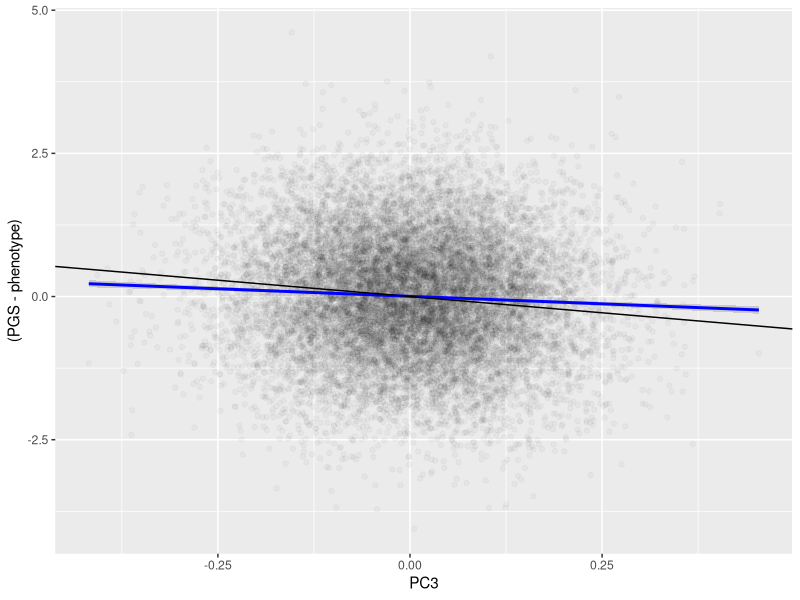
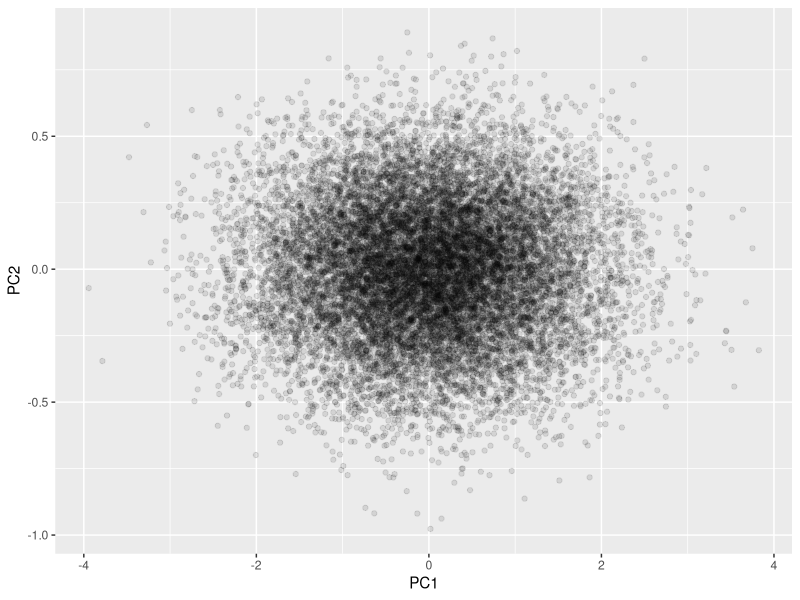

R code for these plots, in order:
# generates fake PC-like data to test on

library(tidyverse)

N <- 16000 # total number of individuals in test data set
L <- 32 # total number of dimensions in data set


set.seed(2016)
data <- tibble(IID = 1:N)
for (j in 1:L) {
  # data for dimensions is normally distributed
  # dimension j's variance is 1/j
  data[,paste0("PC",j)] <- rnorm(N, mean=0, sd = (1/j)**2)
  print(j)
}

# generates fake output data based on PC data
PC_coeffs <- rnorm(L)
data$PGS <- as.numeric(NA)
data$phenotype <- rnorm(N)
PC_error_prop <- 0.5
absolute_error_prop <- 1
for (i in 1:nrow(data)) {
  pos <- data[i,2:(1+L)] %>% unlist() %>% unname()
  PC_error <- PC_coeffs %*% pos
  #origin_dist <- dist(rbind(data[i,2:(1+L)], rep(0,L)))[[1]]
  PGS <- data$phenotype[i] + PC_error_prop*(PC_error) + absolute_error_prop*rnorm(1)
  data$PGS[i] <- PGS
  if (i %% 100 == 0) {print(i)}
}
# plots (PGS-phenotype) by PC1
ggplot(data, aes(x=PC3, y=(PGS-phenotype))) +
  geom_point(alpha=0.03) +
  geom_smooth(method="lm", color="blue") +
  geom_abline(slope=PC_coeffs[3], intercept = 0)


# plots PC data for first two dimensions
ggplot(data, aes(x=PC1, y=PC2)) +
  geom_point(alpha = 0.1)

write.table(data, "full_test_data.txt", sep="\t",row.names=FALSE, quote=FALSE)
